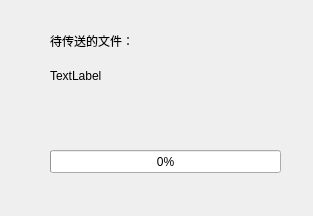
<?xml version="1.0" encoding="UTF-8"?>
<ui version="4.0">
 <class>SendFile</class>
 <widget class="QWidget" name="SendFile">
  <property name="geometry">
   <rect>
    <x>0</x>
    <y>0</y>
    <width>313</width>
    <height>216</height>
   </rect>
  </property>
  <property name="sizePolicy">
   <sizepolicy hsizetype="Fixed" vsizetype="Fixed">
    <horstretch>0</horstretch>
    <verstretch>0</verstretch>
   </sizepolicy>
  </property>
  <property name="windowTitle">
   <string>Form</string>
  </property>
  <widget class="QLabel" name="label">
   <property name="geometry">
    <rect>
     <x>50</x>
     <y>30</y>
     <width>81</width>
     <height>21</height>
    </rect>
   </property>
   <property name="text">
    <string>待传送的文件：</string>
   </property>
  </widget>
  <widget class="QLabel" name="filename">
   <property name="geometry">
    <rect>
     <x>50</x>
     <y>70</y>
     <width>54</width>
     <height>12</height>
    </rect>
   </property>
   <property name="sizePolicy">
    <sizepolicy hsizetype="Expanding" vsizetype="Expanding">
     <horstretch>0</horstretch>
     <verstretch>0</verstretch>
    </sizepolicy>
   </property>
   <property name="text">
    <string>TextLabel</string>
   </property>
   <property name="wordWrap">
    <bool>true</bool>
   </property>
  </widget>
  <widget class="QProgressBar" name="progressBar">
   <property name="geometry">
    <rect>
     <x>50</x>
     <y>150</y>
     <width>231</width>
     <height>23</height>
    </rect>
   </property>
   <property name="value">
    <number>0</number>
   </property>
  </widget>
 </widget>
 <resources/>
 <connections/>
</ui>
